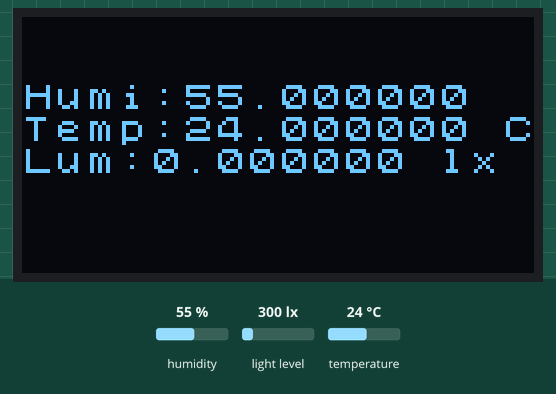
Recording of a sketch running on a simulated ESP32. Shown: 128×64 one-colour display. The inputs (shaded band) are chosen by the test bench; at power-on: humidity 55 %, temperature 24 °C, light level 300 lx. WiFi joins after 1.5 s; servers stay silent unless stated; no radio packets arrive unless stated; what the sketch prints to the serial monitor is not drawn.

Above: at 24.5 s.
24.6 s: humidity set to 22 %
At 40.5 s:
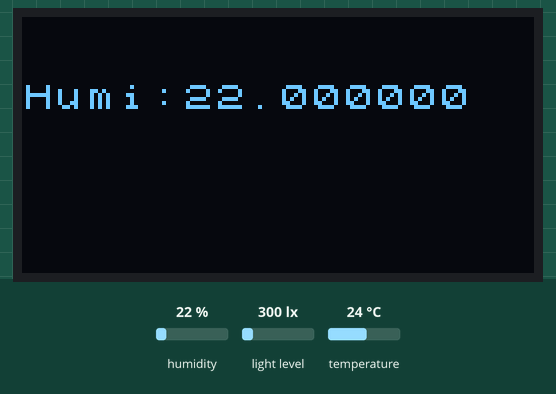
42.0 s: temperature set to 12 °C
At 59.0 s:
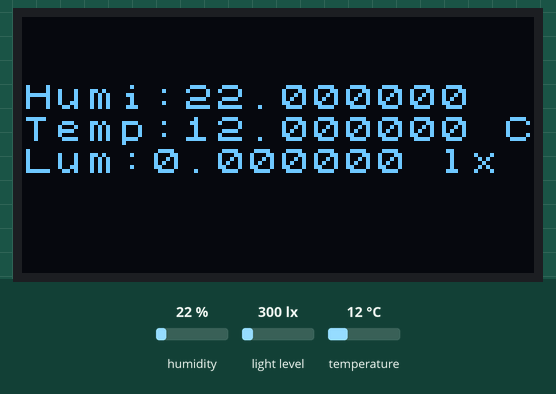
59.3 s: humidity set to 40 %
At 76.6 s:
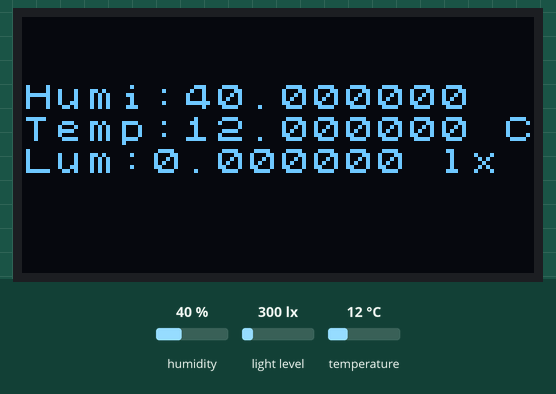
Timing chart, 0 to 78.1 s (numbered marks = the images above; inputs shaded):
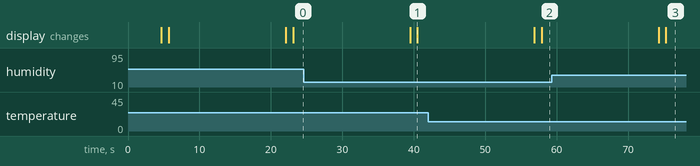

The sketch:

recepteurLoRa.ino
```cpp
#include <U8x8lib.h>  // bibliothèque à charger a partir de
#include <Wire.h>  // driver I2C
#include "SparkFunHTU21D.h" //Hum, temp
#include <BH1750.h> //lum
#include "WiFi.h"
#include "ThingSpeak.h"
#include "Adafruit_CCS811.h"
#include <SPI.h> // include libraries
#include <LoRa.h>
#define SCK 5 // GPIO5 SX127x's SCK
#define MISO 19 // GPIO19 SX127x's MISO
#define MOSI 27 // GPIO27 SX127x's MOSI
#define SS 18 // GPIO18 SX127x's CS
#define RST 14 // GPIO14 SX127x's RESET
#define DI0 26 // GPIO26 SX127x's IRQ(Interrupt Request)
#define freq 433E6
#define sf 8
#define sb 125E3


// Connection à un réseau précis
char ssid[] = "OnePlus 8T"; // your network SSID (name)
char pass[] = "floflo8t"; // your network passw

// Thingspeak
unsigned long myChannelNumber = 1;
const char * myWriteAPIKey = "NTQY5AKGV1X76854" ; //API Key
WiFiClient client;

//Capteurs de température, humidité et de luminosité
U8X8_SSD1306_128X64_NONAME_SW_I2C u8x8(15, 4, 16);
BH1750 lightMeter;
HTU21D myTempHumi;


union pack
{
  uint8_t frame[16]; // trames avec octets
  float data[4]; // 4 valeurs en virgule flottante
} rdp ; // paquet d’émission

//Affichage des données des capteurs
void displayData(double temperature, double humidity, uint16_t luminosity)
{
  char dbuf[32];
  u8x8.clear();
  Serial.print(" Temperature:");
  Serial.print(temperature, 1);
  Serial.print("C");
  Serial.print(" Humidity:");
  Serial.print(humidity, 1);
  Serial.print("%");
  Serial.println();
  Serial.print("Light: ");
  Serial.print(luminosity);
  Serial.println(" lx");
  delay(1000);

  sprintf(dbuf, "Humi:%f %", humidity); u8x8.drawString(0, 2, dbuf);
  sprintf(dbuf, "Temp:%f C", temperature); u8x8.drawString(0, 3, dbuf);
  sprintf(dbuf, "Lum:%f lx", luminosity); u8x8.drawString(0, 4, dbuf);
  delay(6000);

}

//Setup
void setup() {

  Serial.begin(9600);
  pinMode(DI0, INPUT); // signal interrupt
  SPI.begin(SCK, MISO, MOSI, SS);
  LoRa.setPins(SS, RST, DI0);
  if (!LoRa.begin(freq)) {
    Serial.println("Starting LoRa failed!");
    while (1);
  }
  LoRa.setSpreadingFactor(sf);
  LoRa.setSignalBandwidth (sb);

  Serial.begin(9600);
  WiFi.disconnect(true); // effacer de l’EEPROM WiFi credentials

  delay(1000);
  WiFi.begin(ssid, pass);
  delay(1000);

  while (WiFi.status() != WL_CONNECTED) {
    delay(500);
    Serial.print(".");
  }
  IPAddress ip = WiFi.localIP();
  Serial.print("IP Address: ");
  Serial.println(ip);
  Serial.println("WiFi setup ok");

  delay(1000);
  ThingSpeak.begin(client); // connexion (TCP) du client au serveur
  delay(1000);

  Serial.println("ThingSpeak begin");

  delay(100);
  Wire.begin();
  Serial.begin(9600);

  u8x8.begin();  // initialize OLED
  u8x8.setFont(u8x8_font_chroma48medium8_r);

  myTempHumi.begin();
  lightMeter.begin();
  Serial.println("Running...");
}

float d1, d2;
int i = 0;

//Loop
void loop()
{
  float humd = myTempHumi.readHumidity();
  float temp = myTempHumi.readTemperature();
  uint16_t lum = lightMeter.readLightLevel();

  int packetLen;
  packetLen = LoRa.parsePacket();
  if (packetLen == 16)
  {
    i = 0;
    while (LoRa.available()) {
      rdp.frame[i] = LoRa.read(); i++;
    }
    d1 = rdp.data[0]; d2 = rdp.data[1];
    float rssi;
    rssi = LoRa.packetRssi(); // force du signal en réception en dB
    Serial.println(d1); Serial.println(d2);
    Serial.println(rssi);
  }

  // Association des Fields
  ThingSpeak.setField(1, humd);
  ThingSpeak.setField(2, temp);
  ThingSpeak.setField(3, lum);
  ThingSpeak.setField(4, d1);
  ThingSpeak.setField(5, d2);


  // Affichage des données des capteurs
  displayData(temp, humd, lum);

  // Envoie des données
  ThingSpeak.writeFields(myChannelNumber, myWriteAPIKey);

  delay(10000);

}
```
